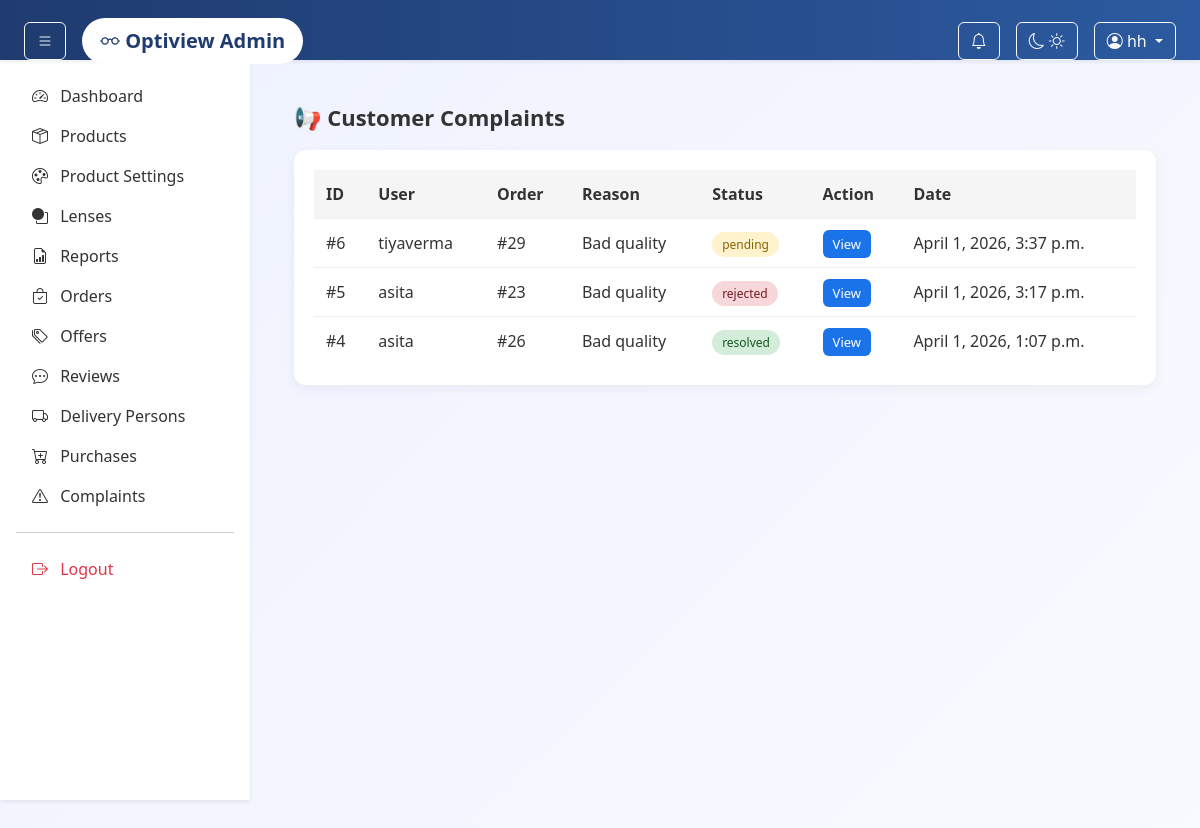
Page /admin-panel/complaints/ (signed in) on the committed database.
### adminpanel/models.py (models this page shows, shortened)
class Complaint(models.Model):
    STATUS_CHOICES = (
        ("pending", "Pending"),
        ("resolved", "Resolved"),
        ("rejected", "Rejected"),
    )
    order_item = models.ForeignKey(
        "adminpanel.OrderItem",
        on_delete=models.CASCADE
    )
    user = models.ForeignKey(
        User,
        on_delete=models.CASCADE
    )
    reason = models.CharField(max_length=200)
    description = models.TextField()
    status = models.CharField(
        max_length=20,
        choices=STATUS_CHOICES,
        default="pending"
    )
    created_at = models.DateTimeField(auto_now_add=True)

class OrderItem(models.Model):
    ITEM_STATUS = [
        ("pending", "Pending"),
        ("assigned", "Assigned"),
        ("accepted", "Accepted"),
        ("out_for_delivery", "Out For Delivery"),
        ("delivered", "Delivered"),
        ("cancelled", "Cancelled"),
    ]
    RETURN_STATUS = [
        ('none','None'),
        ('requested','Return Requested'),
        ('approved','Return Approved'),
        ('rejected','Return Rejected'),
        ('completed','Return Completed'),
    ]
    REFUND_STATUS = [
        ('none', 'None'),
        ('initiated', 'Refund Initiated'),
        ('completed', 'Refund Completed'),
    ]
    order = models.ForeignKey(Order, on_delete=models.CASCADE, related_name="items")
    product = models.ForeignKey(Product, on_delete=models.CASCADE)
    variant = models.ForeignKey(ProductVariant, on_delete=models.CASCADE, null=True, blank=True)
    lens = models.ForeignKey(Lens, on_delete=models.SET_NULL, null=True, blank=True)
    lens_type = models.CharField(max_length=20, blank=True, null=True)
    left_eye_power = models.DecimalField(max_digits=5, decimal_places=2, null=True, blank=True)
    right_eye_power = models.DecimalField(max_digits=5, decimal_places=2, null=True, blank=True)
    quantity = models.PositiveIntegerField()
    price = models.DecimalField(max_digits=10, decimal_places=2)
    status = models.CharField(
        max_length=20,
        choices=ITEM_STATUS,
        default="pending"
    )
    return_status = models.CharField(
        max_length=30,
        choices=RETURN_STATUS,
        default="none"
    )
    return_reason = models.TextField(blank=True, null=True)
    refund_status = models.CharField(
        max_length=30,
        choices=REFUND_STATUS,
        default="none"
    )

class Order(models.Model):
    STATUS_CHOICES = [
        ("pending", "Pending"),
        ("assigned", "Assigned"),
        ("accepted", "Accepted"),
        ("cancelled", "Cancelled"),
        ("out_for_delivery", "Out For Delivery"),
        ("delivered", "Delivered"),
        ("partially_delivered", "Partially Delivered"),
    ]
    status = models.CharField(
        max_length=20,
        choices=STATUS_CHOICES,
        default="pending"
    )
    user = models.ForeignKey(User, on_delete=models.SET_NULL, null=True, blank=True)
    order_number = models.CharField(
        max_length=20,
        unique=True,
        blank=True
    )
    total_amount = models.DecimalField(
        max_digits=12,
        decimal_places=2,
        default=0
    )
    full_name = models.CharField(max_length=200)
    phone = models.CharField(max_length=15)
    address = models.TextField()
    city = models.CharField(max_length=100)
    state = models.CharField(max_length=100)
    pincode = models.CharField(max_length=10)
    payment_method = models.CharField(max_length=50)
    payment_status = models.BooleanField(default=False)
    delivery_person = models.ForeignKey(
        "delivery.DeliveryPerson",
        on_delete=models.SET_NULL,
        null=True,
        blank=True,
        related_name="orders"
    )
    last_rejected_by = models.ForeignKey(
        "delivery.DeliveryPerson",
        on_delete=models.SET_NULL,
        null=True,
        blank=True,
        related_name="rejected_orders"
    )
    created_at = models.DateTimeField(auto_now_add=True)
    class Meta:
        ordering = ["-created_at"]

### adminpanel/views.py (the view)
# urls.py: path("complaints/", views.complaints_list,name="complaints_list"),
def complaints_list(request):
    complaints = Complaint.objects.select_related(
        "order_item",
        "user"
    ).order_by("-created_at")
    context = {
        "complaints": complaints
    }
    return render(request, "admin/complaints_list.html", context)

### adminpanel/context_processors.py (called while the page is built)
def notification_count(request):
    if request.user.is_authenticated:
        return {
            "notification_count": Notification.objects.filter(
                user=request.user,
                is_read=False
            ).count()
        }
    return {"notification_count": 0}

### app/context_processors.py (called while the page is built)
def cart_count(request):
    count = 0
    if request.user.is_authenticated:
        count = Cart.objects.filter(user=request.user).count()
    return {'cart_count': count}

### templates/admin/complaints_list.html (shortened to what this page needs)
{% extends "admin/base.html" %}
{% block content %}
<div class="complaints-page">
    <h2 class="page-title">📢 Customer Complaints</h2>
    <div class="table-card">
        <table class="complaints-table">
            <thead>
                <tr>
                    <th>ID</th>
                    <th>User</th>
                    <th>Order</th>
                    <th>Reason</th>
                    <th>Status</th>
                    <th>Action</th>
                    <th>Date</th>
                </tr>
            </thead>
            <tbody>
            {% for c in complaints %}
            <tr>
                <td>#{{ c.id }}</td>
                <td>
                    {{ c.user.username|default:"Guest" }}
                </td>
                <td>
                    #{{ c.order_item.order.id }}
                </td>
                <td>
                    {{ c.reason }}
                </td>
                <td>
                    <span class="status status-{{ c.status }}">
                        {{ c.status }}
                    </span>
                </td>
                <td>
                    <a href="{% url 'adminpanel:complaint_detail' c.id %}" class="view-btn">
                        View
                    </a>
                </td>
                <td>
                    {{ c.created_at }}
                </td>
            </tr>
            {% empty %}
            <tr>
                <td colspan="7" class="empty">
                    No complaints found
                </td>
            </tr>
            {% endfor %}
            </tbody>
        </table>
    </div>
</div>
{% endblock %}

### templates/admin/base.html (shortened to what this page needs)
{% load static %}
<!DOCTYPE html>
<html lang="en">
<head>
    <link href="https://cdn.jsdelivr.net/npm/bootstrap@5.3.3/dist/css/bootstrap.min.css" rel="stylesheet">
    <link href="https://cdn.jsdelivr.net/npm/bootstrap-icons@1.11.3/font/bootstrap-icons.css" rel="stylesheet">
    <link rel="stylesheet" href="{% static 'admin/css/style.css' %}">
</head>
<body>
<nav class="navbar navbar-dark bg-dark shadow-sm px-4">
    <div class="d-flex align-items-center">
        <button class="btn btn-outline-light me-3" id="sidebarToggle">
            <i class="bi bi-list"></i>
        </button>
        <a class="navbar-brand fw-bold" href="{% url 'adminpanel:dashboard' %}">
            <i class="bi bi-eyeglasses"></i> Optiview Admin
        </a>
    </div>
    <div class="ms-auto d-flex align-items-center gap-3">
        <div class="dropdown">
            <button class="btn btn-outline-light position-relative" data-bs-toggle="dropdown">
                <i class="bi bi-bell"></i>
            </button>
        </div>
        <button id="themeToggle" class="btn btn-outline-light">
            <i id="moonIcon" class="bi bi-moon"></i>
            <i id="sunIcon" class="bi bi-sun"></i>
        </button>
        <div class="dropdown">
            <button class="btn btn-outline-light dropdown-toggle" data-bs-toggle="dropdown">
                <i class="bi bi-person-circle"></i> {{ user.username }}
            </button>
        </div>
    </div>
</nav>
<aside class="sidebar shadow-sm p-3" id="sidebar">
<ul class="nav flex-column">
<li class="nav-item">
    <a class="nav-link" data-bs-toggle="collapse" href="#dashboardMenu">
        <i class="bi bi-speedometer2 me-2"></i> Dashboard
    </a>
</li>
<li class="nav-item">
    <a class="nav-link" data-bs-toggle="collapse" href="#productMenu">
        <i class="bi bi-box-seam me-2"></i> Products
    </a>
</li>
       <li class="nav-item">
    <a class="nav-link" data-bs-toggle="collapse" href="#productSettingsMenu">
        <i class="bi bi-palette me-2"></i> Product Settings
    </a>
</li>
        <li class="nav-item">
            <a class="nav-link" href="{% url 'adminpanel:lens_list' %}">
                <i class="bi bi-circle-square me-2"></i> Lenses
            </a>
        </li>
        <li class="nav-item">
    <a class="nav-link" href="{% url 'adminpanel:reports' %}">
        <i class="bi bi-file-earmark-bar-graph me-2"></i> Reports
    </a>
</li>
        <li class="nav-item">
            <a class="nav-link" href="{% url 'adminpanel:orders_list' %}">
                <i class="bi bi-bag-check me-2"></i> Orders
            </a>
        </li>
        <li class="nav-item">
            <a class="nav-link" data-bs-toggle="collapse" href="#offerMenu">
                <i class="bi bi-tags me-2"></i> Offers
            </a>
        </li>
        <li class="nav-item">
            <a class="nav-link" href="{% url 'adminpanel:review_list' %}">
                <i class="bi bi-chat-dots me-2"></i> Reviews
            </a>
        </li>
        <li class="nav-item">
            <a class="nav-link" href="{% url 'adminpanel:delivery_person_list' %}">
                <i class="bi bi-truck me-2"></i> Delivery Persons
            </a>
        </li>
        <li class="nav-item">
    <a class="nav-link" data-bs-toggle="collapse" href="#purchaseMenu">
        <i class="bi bi-cart-plus me-2"></i> Purchases
    </a>
</li>
        <li class="nav-item">
            <a class="nav-link" href="{% url 'adminpanel:complaints_list' %}">
               <i class="bi bi-exclamation-triangle me-2"></i> Complaints
            </a>
        </li>
        <hr>
        <li class="nav-item">
            <a class="nav-link text-danger" href="{% url 'adminpanel:logout' %}">
                <i class="bi bi-box-arrow-right me-2"></i> Logout
            </a>
        </li>
</ul>
</aside>
<main class="content-area p-4" id="contentArea">
    {% block content %}{% endblock %}
</main>
</body>
</html>

### static/delivery/css/style.css (style rules this page uses)
* { margin: 0; padding: 0; box-sizing: border-box; font-family: 'Poppins', 'Segoe UI', sans-serif; }
body { background: linear-gradient(135deg, #eef2ff, #f9faff); min-height: 100vh; color: #333; }
.navbar { background: linear-gradient(90deg, #1f3b6f, #2c5aa0); color: white; padding: 18px 50px; display: flex; justify-content: space-between; align-items: center; box-shadow: 0 6px 20px rgba(0,0,0,0.15); }
.navbar a { background: white; color: #1f3b6f; padding: 8px 18px; border-radius: 25px; text-decoration: none; font-weight: 600; transition: 0.3s ease; }
* { margin: 0; padding: 0; box-sizing: border-box; }
.sidebar { width: 250px; background: #e5e7eb; padding: 20px; }

### templates/admin/base.html (style rules this page uses)
body { overflow-x: hidden; }
.navbar { position: fixed; top: 0; left: 0; width: 100%; height: 60px; z-index: 1000; }
.sidebar { width: 250px; height: calc(100vh - 60px); position: fixed; top: 60px; left: 0; overflow-y: auto; background: #fff; transition: 0.3s; }
.sidebar .nav-link { color: #333; }
.content-area { margin-top: 60px; margin-left: 250px; min-height: 100vh; transition: 0.3s; }
.navbar-brand { font-size: 20px; }

### templates/admin/complaints_list.html (style rules this page uses)
.complaints-page { padding: 20px; }
.page-title { font-size: 22px; font-weight: 600; margin-bottom: 20px; }
.table-card { background: var(--card-bg, #ffffff); border-radius: 12px; padding: 20px; box-shadow: 0 4px 12px rgba(0,0,0,0.05); overflow-x: auto; }
.complaints-table { width: 100%; border-collapse: collapse; }
.complaints-table thead { background: #f5f5f5; }
.complaints-table th { padding: 12px; text-align: left; font-weight: 600; }
.complaints-table td { padding: 12px; border-top: 1px solid #eee; }
.status { padding: 4px 10px; border-radius: 20px; font-size: 12px; }
.status-pending { background: #fff3cd; color: #856404; }
.status-resolved { background: #d4edda; color: #155724; }
.status-rejected { background: #f8d7da; color: #721c24; }
.view-btn { background: #1a73e8; color: white; padding: 5px 10px; border-radius: 6px; text-decoration: none; font-size: 13px; }

### rows in the picture
Complaint: id "6", user.username "tiyaverma", order_item.order.id "29", reason "Bad quality", status "pending", created_at "April 1, 2026, 3:37 p.m."
Complaint: id "5", user.username "asita", order_item.order.id "23", reason "Bad quality", status "rejected", created_at "April 1, 2026, 3:17 p.m."
Complaint: id "4", user.username "asita", order_item.order.id "26", reason "Bad quality", status "resolved", created_at "April 1, 2026, 1:07 p.m."

### other values in the picture
{{ user.username }} "hh"
